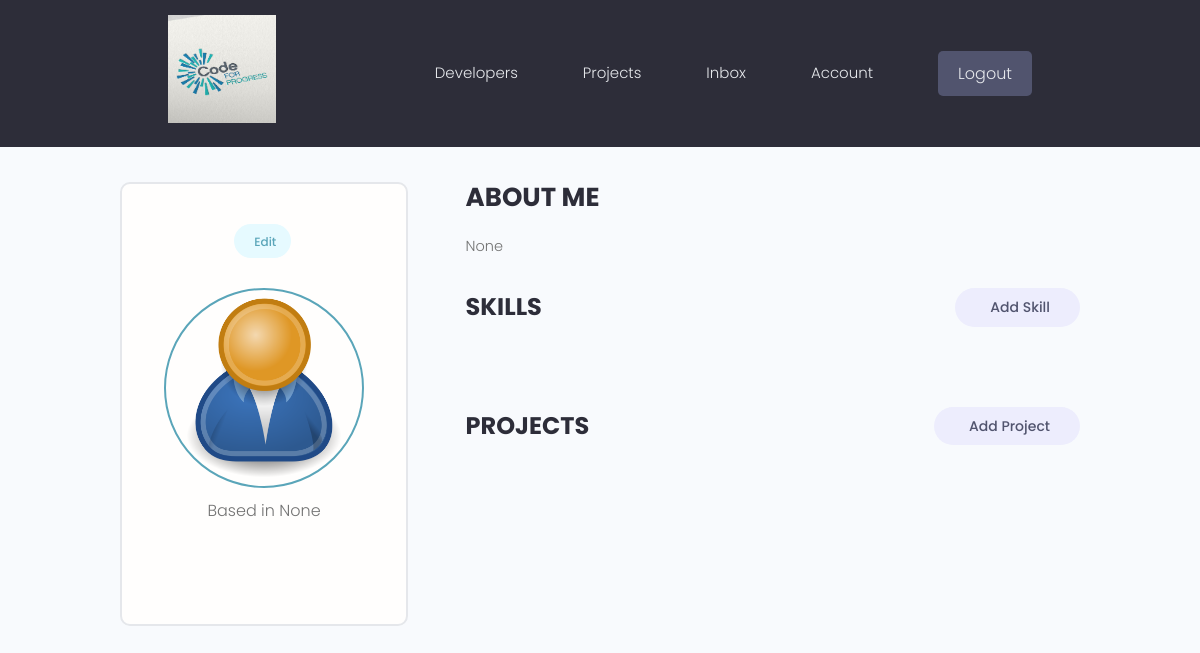
Page /account/ (signed in) on the committed database.
### users/models.py (models this page shows, shortened)
class Profile(models.Model):
    user = models.OneToOneField(
        User, on_delete=models.CASCADE, null=True, blank=True)
    name = models.CharField(max_length=200, blank=True, null=True)
    email = models.EmailField(max_length=500, blank=True, null=True)
    username = models.CharField(max_length=200, blank=True, null=True)
    location = models.CharField(max_length=200, blank=True, null=True)
    short_intro = models.CharField(max_length=200, blank=True, null=True)
    bio = models.TextField(blank=True, null=True)
    profile_image = models.ImageField(
        null=True, blank=True, upload_to='profiles/', default="profiles/user-default.png")
    social_github = models.CharField(max_length=200, blank=True, null=True)
    social_twitter = models.CharField(max_length=200, blank=True, null=True)
    social_linkedin = models.CharField(max_length=200, blank=True, null=True)
    social_youtube = models.CharField(max_length=200, blank=True, null=True)
    social_website = models.CharField(max_length=200, blank=True, null=True)
    created = models.DateTimeField(auto_now_add=True)
    id = models.UUIDField(default=uuid.uuid4, unique=True,
                          primary_key=True, editable=False)
    class Meta:
        ordering = ['created']
    @property
    def imageURL(self):
        try:
            url = self.profile_image.url
        except:
            url = ''
        return url

### users/views.py (the view)
# urls.py: path('account/', views.userAccount, name="account"),
@login_required(login_url='login')
def userAccount(request):
    profile = request.user.profile
    skills = profile.skill_set.all()
    projects = profile.project_set.all()
    context = {'profile': profile, 'skills': skills, 'projects': projects}
    return render(request, 'users/account.html', context)

### users/templates/users/account.html (shortened to what this page needs)
{% extends 'main.html' %}
{% block content %}
<main class="settingsPage profile my-md">
  <div class="container">
    <div class="layout">
      <div class="column column--1of3">
        <div class="card text-center">
          <div class="card__body dev">
            <a class="tag tag--pill tag--main settings__btn" href="{% url 'edit-account' %}">
              Edit</a>
            <img class="avatar avatar--xl dev__avatar" src="{{profile.imageURL}}" />
            <p class="dev__location">Based in {{profile.location}}</p>
          </div>
        </div>
      </div>
      <div class="column column--2of3">
        <div class="devInfo">
          <h3 class="devInfo__title">About Me</h3>
          <p class="devInfo__about">{{profile.bio}}</p>
        </div>
        <div class="settings">
          <h3 class="settings__title">Skills</h3>
          <a class="tag tag--pill tag--sub settings__btn tag--lg" href="{% url 'create-skill' %}"> Add Skill</a>
        </div>
        <div class="settings">
          <h3 class="settings__title">Projects</h3>
          <a class="tag tag--pill tag--sub settings__btn tag--lg" href="{% url 'create-project' %}"> Add Project</a>
        </div>
      </div>
    </div>
  </div>
</main>
{% endblock %}

### static/styles/app.css (style rules this page uses)
:root { --color-sub: #2d2d39; }
.card { border: 2px solid var(--color-light); }
img { width: 100%; }
.profile .card>.dev { padding: 4rem; }
.dev__avatar { display: block; margin: auto; }
.dev__location { margin-top: 1rem; }
.devInfo { margin-bottom: 3rem; }
.devInfo__title, .devInfo__subtitle { font-size: 2.6rem; color: var(--color-sub); text-transform: uppercase; font-weight: 700; margin-bottom: 1.5rem; }
.devInfo__about, .devSkill__info { font-size: 1.45rem; line-height: 1.7; text-align: justify; }
.settingsPage .dev>.settings__btn { display: inline-block; margin-bottom: 3rem; }
.settings { display: flex; justify-content: space-between; align-items: center; }
.settings__title { font-size: 2.4rem; text-transform: uppercase; font-weight: 700; color: var(--color-sub); }

### static/uikit/styles/modules/_variables.css (style rules this page uses)
:root { --color-main: #5aa5b9; --color-main-light: #e6faff; --color-sub: #3f4156; --color-sub-light: #51546e; --color-sub-lighter: #ededfd; --color-text: #737373; --color-gray: #8b8b8b; --color-light: #e5e7eb; --color-light-gray: #767676; --color-bg: #f8fafd; --color-white: #fffefd; --color-white-light: #f3f3f3; --color-success: #359e64; --color-success-bg: #def8e8; --color-error: #fc4b0b; --color-error-bg: #fff2ee; --font-base: 'Poppins', arial, helvetica, 'Segoe UI', roboto, ubuntu, sans-serif; --font-monospace: 'Fira Code', 'Courier New', courier, monospace; --font-regular: 300; --font-medium: 500; --font-bold: 700; --generic-shadow: 1px 1px 5px #00000010; --generic-transition: all 0.3s ease-in-out; }

### static/uikit/styles/modules/_base.css (style rules this page uses)
* { margin: 0; padding: 0; box-sizing: border-box; text-rendering: optimizeLegibility; color: inherit; font-size: inherit; }
html { font-size: 50%; }
@media only screen and (min-width: 480px) { html { font-size: 56.25%; } }
@media only screen and (min-width: 1200px) { html { font-size: 62.5%; } }
body { line-height: 1.6; font-weight: 400; font-size: 1.5rem; color: var(--color-text); background-color: var(--color-bg); min-height: 100vh; }

### static/uikit/styles/modules/_typography.css (style rules this page uses)
* { font-family: var(--font-base); }
h3 { font-size: 3.2rem; font-weight: var(--font-medium); }
p, span, strong { font-size: 1.6rem; color: var(--color-text); font-weight: var(--font-regular); }
a { padding-bottom: 2px; text-decoration: none; display: inline-block; color: var(--color-main); font-weight: var(--font-medium); }

### static/uikit/styles/modules/_utilities.css (style rules this page uses)
.container { width: 92%; max-width: 165rem; margin: 0 auto; box-sizing: border-box; }
@media screen and (min-width: 1000px) { .container { width: 90%; } }
@media screen and (min-width: 1200px) { .container { width: 80%; } }
.text-center { text-align: center; }
.my-md { margin: 3rem auto; }

### static/uikit/styles/modules/_avatar.css (style rules this page uses)
.avatar { border-radius: 50%; border: 2px solid var(--color-main); object-fit: cover; }
.avatar--xl { height: 20rem; width: 20rem; }

### static/uikit/styles/modules/_card.css (style rules this page uses)
.card { border-radius: 1rem; background-color: var(--color-white); border: 1.5px solid var(--color-light); width: auto; height: auto; margin-top: 0.5rem; margin-bottom: 0.5rem; overflow: hidden; }
.card__body, .card__header { padding: 2rem 2.5rem; }

### static/uikit/styles/modules/_tag.css (style rules this page uses)
.tag { display: inline-flex; align-items: center; background-color: var(--color-sub); height: -webkit-fit-content; height: -moz-fit-content; height: fit-content; width: -webkit-fit-content; width: -moz-fit-content; width: fit-content; border-radius: 0.5rem; padding: 0.5rem 1.5rem; font-size: 1.2rem; cursor: pointer; }
.tag:not(:last-child) { margin-right: 0.25rem; margin-bottom: 0.75rem; }
.tag--pill { border-radius: 5rem; }
.tag--main, .tag--main > small { background: var(--color-main-light); color: var(--color-main); font-weight: 500; }
.tag--sub, .tag--sub > small { background: var(--color-sub-lighter); color: var(--color-sub-light); font-weight: 500; }
.tag--lg { padding: 0.8rem 3rem; font-size: 1.4rem; }

### static/uikit/styles/modules/_layout.css (style rules this page uses)
.layout { display: flex; flex-flow: row wrap; justify-content: space-between; }
.layout > .column { margin-bottom: 3rem; }
.layout > .column.column--1of3 { flex-basis: 30%; }
.layout > .column.column--2of3 { flex-basis: 64%; }

### rows in the picture
Profile: imageURL (placeholder picture), location "None", bio "None"
